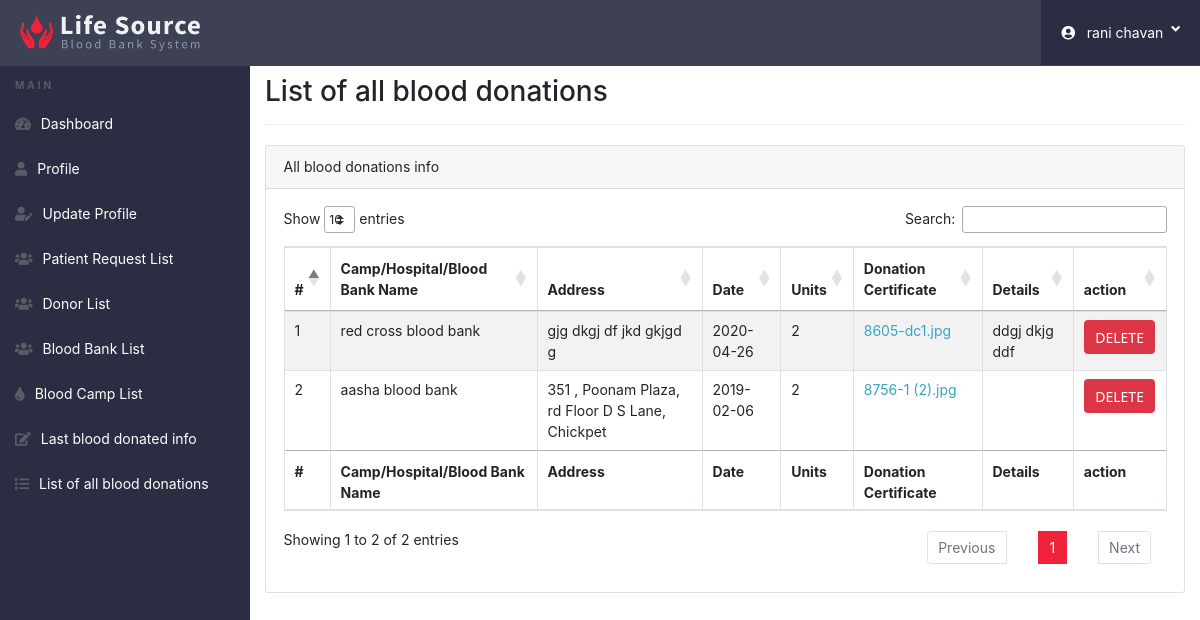
The page /donor_dashboard/list-donated.php (signed in) on the database its author committed.
### tables this page shows
CREATE TABLE IF NOT EXISTS `last_donated` (
  `ID` int(11) NOT NULL AUTO_INCREMENT,
  `donor_id` int(11) NOT NULL,
  `donor_name` varchar(255) NOT NULL,
  `camp_name` varchar(255) NOT NULL,
  `address` varchar(255) NOT NULL,
  `donated_date` date NOT NULL,
  `units` int(11) NOT NULL,
  `certificate` varchar(1000) NOT NULL,
  `details` varchar(255) NOT NULL,
  PRIMARY KEY (`ID`)
);

### donor_dashboard/list-donated.php (the view, shortened to what this page needs)
<?php
if(strlen($_SESSION['did'] AND $_SESSION['dname'])==0)
	{
header('location:../login.php');
}
else{
 ?>
<!doctype html>
<html lang="en">
<head>
	<link href="../css/all.css" rel="stylesheet">
	<link rel="stylesheet" href="css/bootstrap.min.css">
	<link rel="stylesheet" href="https://cdn.datatables.net/1.10.20/css/dataTables.bootstrap4.min.css">
  <link rel="stylesheet" href="https://cdn.datatables.net/1.10.20/css/jquery.dataTables.min.css">
	<link rel="stylesheet" href="https://cdnjs.cloudflare.com/ajax/libs/bootstrap-social/5.1.1/bootstrap-social.css">
	<link rel="stylesheet" href="https://cdnjs.cloudflare.com/ajax/libs/bootstrap-select/1.13.12/css/bootstrap-select.min.css">
	<link rel="stylesheet" href="https://cdnjs.cloudflare.com/ajax/libs/bootstrap-fileinput/5.0.8/css/fileinput.min.css">
	<link rel="stylesheet" href="https://cdnjs.cloudflare.com/ajax/libs/awesome-bootstrap-checkbox/1.0.2/awesome-bootstrap-checkbox.css">
	<link rel="stylesheet" href="css/style_dashboard.css">
</head>
<body>
  <?php include('include/header.php');?>
  <div class="ts-main-content">
    <?php include('include/leftbar.php');?>
    <div class="content-wrapper">
      <div class="container-fluid">
        <div class="row">
          <div class="col-md-12">
            <h2 class="page-title">List of all blood donations</h2>
            <div class="card">
              <div class="card-header">All blood donations info</div>
              <div class="card-body">
                <div class="table-responsive">
                  <?php
                  $id = $_SESSION['did'];
                  $query = "SELECT * from last_donated WHERE donor_id='$id' order by ID DESC";
                  $query_run = mysqli_query($conn,$query);
                  $cnt=1;
                  ?>
                <table id="zctb" class="table table-bordered table-striped" cellspacing="0" width="100%">
                  <thead>
                   <tr>
                     <th>#</th>
                     <th>Camp/Hospital/Blood Bank Name</th>
                     <th>Address</th>
                     <th>Date</th>
                     <th>Units</th>
                     <th>Donation Certificate</th>
                     <th>Details</th>
                     <th>action</th>
                   </tr>
                  </thead>
                  <tfoot>
                   <tr>
                     <th>#</th>
                     <th>Camp/Hospital/Blood Bank Name</th>
                     <th>Address</th>
                     <th>Date</th>
                     <th>Units</th>
                     <th>Donation Certificate</th>
                     <th>Details</th>
                     <th>action</th>
                   </tr>
                 </tfoot>
                 <tbody>
                   <?php
 									if (mysqli_num_rows($query_run) > 0) {
 										while ($row = mysqli_fetch_assoc($query_run)) {
 									?>
 										<tr>
                      <td><input type="hidden" name="donor_id" value="<?php echo $row['ID']; ?>">
                      <?php echo htmlentities($cnt); ?></td>
                      <td><?php echo $row['camp_name']; ?></td>
                      <td><?php echo $row['address']; ?></td>
                      <td><?php echo $row['donated_date']; ?></td>
                      <td><?php echo $row['units']; ?></td>
                      <td><a href="../images/certificate/<?php echo $row['certificate'];?>" target="_blank"><?php echo $row['certificate'];?></td>
                      <td><?php echo $row['details']; ?></td>
                      <td>
  											<form name="delete" action="<?php echo $_SERVER['PHP_SELF']; ?>" method="post">
  											<input type="submit" onclick="return confirm('Do you really want to Delete')" name="delete_btn" value="DELETE" class="btn btn-danger" />
  											</form>
  										</td>
  										</tr>
  										<?php
  										$cnt=$cnt+1;
  									}
  								}
  								else {
  									echo "No Record Found";
  								}
  										?>
                 </tbody>
                </table>
							</div>
						</div>
					</div>
				</div>
			</div>
		</div>
	</div>
</body>
</html>
<?php } ?>

### donor_dashboard/css/style_dashboard.css (style rules this page uses)
html { font-size: 14px; }
@media only screen and (min-width: 480px) { html { font-size: 17px; } }
@media only screen and (min-width: 320px) { html { font-size: 12px; } }
@media only screen and (min-width: 768px) { html { font-size: 14px; } }
body { font-size: 1em; }
a { color: #37a6c4; }
.btn { font-family: 'Segoe UI'; }
.btn { text-transform: none; }
.page-title { padding-bottom: 15px; margin-bottom: 20px; border-bottom: 1px solid #f0f0f0; }
.ts-main-content .content-wrapper { padding-top: 15px; margin-top: 60px; }
@media only screen and (min-width: 992px) { .ts-main-content .content-wrapper { margin-left: 250px; } }

### rows shown on the page
last_donated: camp_name "red cross blood bank", address "gjg dkgj df jkd gkjgd g", donated_date "2020-04-26", units "2", certificate "8605-dc1.jpg", details "ddgj dkjg ddf"
last_donated: camp_name "aasha blood bank", address "351 , Poonam Plaza, rd Floor D S Lane, Chickpet", donated_date "2019-02-06", units "2", certificate "8756-1 (2).jpg"

### other values the page prints
$_SESSION['dname'] "rani chavan"
